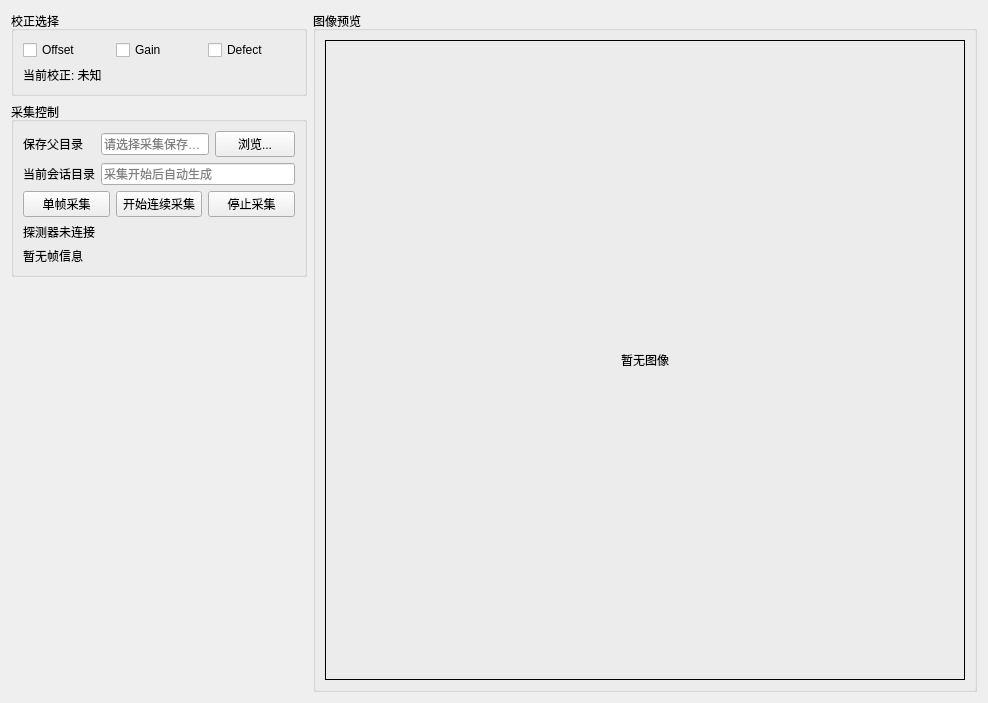
      <widget class="QWidget" name="tabAcquire">
       <attribute name="title">
        <string>采集页面</string>
       </attribute>
       <layout class="QGridLayout" name="gridLayoutAcquirePage">
        <item row="0" column="0">
         <layout class="QHBoxLayout" name="horizontalLayoutAcquirePage" stretch="3,4">
          <item>
           <layout class="QVBoxLayout" name="verticalLayoutAcquireLeft">
            <item>
             <widget class="QGroupBox" name="groupBoxAcquireCorrection">
              <property name="title">
               <string>校正选择</string>
              </property>
              <layout class="QVBoxLayout" name="verticalLayoutAcquireCorrection">
               <item>
                <layout class="QHBoxLayout" name="horizontalLayoutAcquireCorrection">
                 <item>
                  <widget class="QCheckBox" name="cbCorrectionOffset">
                   <property name="text">
                    <string>Offset</string>
                   </property>
                  </widget>
                 </item>
                 <item>
                  <widget class="QCheckBox" name="cbCorrectionGain">
                   <property name="text">
                    <string>Gain</string>
                   </property>
                  </widget>
                 </item>
                 <item>
                  <widget class="QCheckBox" name="cbCorrectionDefect">
                   <property name="text">
                    <string>Defect</string>
                   </property>
                  </widget>
                 </item>
                </layout>
               </item>
               <item>
                <widget class="QLabel" name="lbAcquireCorrectionStatus">
                 <property name="text">
                  <string>当前校正: 未知</string>
                 </property>
                 <property name="wordWrap">
                  <bool>true</bool>
                 </property>
                </widget>
               </item>
              </layout>
             </widget>
            </item>
            <item>
             <widget class="QGroupBox" name="groupBoxAcquireControl">
              <property name="title">
               <string>采集控制</string>
              </property>
              <layout class="QGridLayout" name="gridLayoutAcquireControl">
               <item row="0" column="0">
                <widget class="QLabel" name="labelAcquireSaveDir">
                 <property name="text">
                  <string>保存父目录</string>
                 </property>
                </widget>
               </item>
               <item row="0" column="1">
                <widget class="QLineEdit" name="leAcquireSaveDir">
                 <property name="placeholderText">
                  <string>请选择采集保存目录</string>
                 </property>
                </widget>
               </item>
               <item row="0" column="2">
                <widget class="QPushButton" name="btnSelectAcquireSaveDir">
                 <property name="text">
                  <string>浏览...</string>
                 </property>
                </widget>
               </item>
               <item row="1" column="0">
                <widget class="QLabel" name="labelAcquireSessionDir">
                 <property name="text">
                  <string>当前会话目录</string>
                 </property>
                </widget>
               </item>
               <item row="1" column="1" colspan="2">
                <widget class="QLineEdit" name="leAcquireSessionDir">
                 <property name="placeholderText">
                  <string>采集开始后自动生成</string>
                 </property>
                </widget>
               </item>
               <item row="2" column="0" colspan="3">
                <layout class="QHBoxLayout" name="horizontalLayoutAcquireButtons">
                 <item>
                  <widget class="QPushButton" name="btnAcquireSingle">
                   <property name="text">
                    <string>单帧采集</string>
                   </property>
                  </widget>
                 </item>
                 <item>
                  <widget class="QPushButton" name="btnAcquireStart">
                   <property name="text">
                    <string>开始连续采集</string>
                   </property>
                  </widget>
                 </item>
                 <item>
                  <widget class="QPushButton" name="btnAcquireStop">
                   <property name="text">
                    <string>停止采集</string>
                   </property>
                  </widget>
                 </item>
                </layout>
               </item>
               <item row="3" column="0" colspan="3">
                <widget class="QLabel" name="lbAcquireStatus">
                 <property name="text">
                  <string>探测器未连接</string>
                 </property>
                 <property name="wordWrap">
                  <bool>true</bool>
                 </property>
                </widget>
               </item>
               <item row="4" column="0" colspan="3">
                <widget class="QLabel" name="lbAcquireFrameInfo">
                 <property name="text">
                  <string>暂无帧信息</string>
                 </property>
                 <property name="wordWrap">
                  <bool>true</bool>
                 </property>
                </widget>
               </item>
              </layout>
             </widget>
            </item>
            <item>
             <spacer name="verticalSpacerAcquire">
              <property name="orientation">
               <enum>Qt::Orientation::Vertical</enum>
              </property>
              <property name="sizeHint" stdset="0">
               <size>
                <width>20</width>
                <height>40</height>
               </size>
              </property>
             </spacer>
            </item>
           </layout>
          </item>
          <item>
           <widget class="QGroupBox" name="groupBoxAcquirePreview">
            <property name="title">
             <string>图像预览</string>
            </property>
            <layout class="QVBoxLayout" name="verticalLayoutAcquirePreview">
             <item>
              <widget class="QLabel" name="lbAcquirePreview">
               <property name="minimumSize">
                <size>
                 <width>640</width>
                 <height>640</height>
                </size>
               </property>
               <property name="frameShape">
                <enum>QFrame::Shape::Box</enum>
               </property>
               <property name="text">
                <string>暂无图像</string>
               </property>
               <property name="alignment">
                <set>Qt::AlignmentFlag::AlignCenter</set>
               </property>
              </widget>
             </item>
            </layout>
           </widget>
          </item>
         </layout>
        </item>
       </layout>
      </widget>
